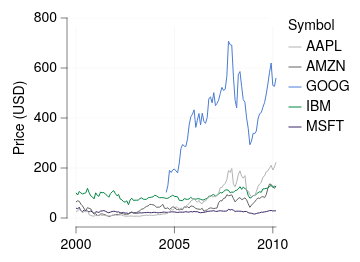

Source (Vega-Lite JSON):
### Vega-Lite specification from a JSON file in a GitHub repository (floating-point values rounded to 4 significant figures; data arrays with more than 128 entries replaced by an {"elided": "..."} marker saying what was removed)
{"background": null, "config": {"arc": {"fill": "#DBDBDB", "fillOpacity": 1.0, "innerRadius": 25.0, "padAngle": 0.03, "stroke": "black", "strokeOpacity": 1, "strokeWidth": 0.25}, "area": {"fill": "#DBDBDB", "fillOpacity": 1.0, "stroke": "black", "strokeOpacity": 1, "strokeWidth": 0.25}, "axis": {"domain": true, "domainCap": "round", "domainColor": "black", "domainWidth": 0.25, "grid": true, "gridCap": "round", "gridColor": "#F1F1F1", "gridDash": [0, 0], "gridOpacity": 1.0, "gridWidth": 0.25, "labelColor": "black", "labelFont": "Helvetica Neue, HelveticaNeue, Helvetica, Arial, sans-serif", "labelFontSize": 7, "labelFontStyle": "normal", "labelFontWeight": 400, "offset": 4.5, "ticks": true, "tickCap": "round", "tickColor": "black", "tickRound": false, "tickSize": 3, "tickWidth": 0.25, "titleColor": "black", "titleFont": "Helvetica Neue, HelveticaNeue, Helvetica, Arial, sans-serif", "titleFontSize": 7, "titleFontStyle": "normal", "titleFontWeight": 400}, "axisX": {"domain": true, "labelAlign": "center", "labelAngle": 0, "labels": true, "ticks": true, "translate": 0}, "axisY": {"domain": true, "labelAlign": "right", "labelAngle": 0, "labels": true, "ticks": true, "translate": 0}, "axisRight": {"domain": true, "labelAlign": "left", "labelAngle": 0, "labels": true, "ticks": true, "translate": 0}, "axisTop": {"domain": true, "labelAlign": "center", "labelAngle": 0, "labels": true, "ticks": true, "translate": 0}, "axisBand": {"tickOffset": 0}, "bar": {"fill": "#DBDBDB", "fillOpacity": 1.0, "stroke": "black", "strokeOpacity": 1, "strokeWidth": 0.25}, "boxplot": {"size": 9.0, "ticks": {"cornerRadius": 0.25, "fill": "black", "opacity": 1, "size": 4.5, "thickness": 0.25}, "box": {"fillOpacity": 1.0, "stroke": "black", "strokeOpacity": 1, "strokeWidth": 0.25}, "median": {"cornerRadius": 0, "fill": "black", "fillOpacity": 1.0, "opacity": 1, "size": 9.0, "thickness": 0.25}, "rule": {"fill": "black", "fillOpacity": 1.0, "size": 10.0, "stroke": "black", "strokeDash": [0, 0], "strokeOpacity": 1, "strokeWidth": 0.25}, "outliers": {"color": "black", "fill": "black", "fillOpacity": 1.0, "size": 0, "stroke": "black", "strokeOpacity": 1, "strokeWidth": 0.25}}, "circle": {"fill": "black", "fillOpacity": 1.0, "size": 1.25, "stroke": null, "strokeOpacity": 1, "strokeWidth": 0.25}, "errorband": {"band": {"fillOpacity": 0.6, "stroke": null, "strokeWidth": 0.25, "strokeOpacity": 1}, "borders": {"opacity": 0, "strokeOpacity": 0.25, "strokeWidth": 1}}, "errorbar": {"opacity": 1, "rule": {"strokeDash": [0, 0], "strokeWidth": 0.25}, "ticks": {"color": "black", "cornerRadius": 0.125, "opacity": 1, "size": 6.0, "thickness": 0.25}, "thickness": 0.25}, "font": "Helvetica Neue, HelveticaNeue, Helvetica, Arial, sans-serif", "geoshape": {"fill": "#DBDBDB", "fillOpacity": 1.0, "stroke": "black", "strokeOpacity": 1, "strokeWidth": 0.25}, "header": {"labelColor": "black", "labelFont": "Helvetica Neue, HelveticaNeue, Helvetica, Arial, sans-serif", "labelFontSize": 7, "labelFontStyle": "normal", "labelFontWeight": 400, "titleColor": "black", "titleFont": "Helvetica Neue, HelveticaNeue, Helvetica, Arial, sans-serif", "titleFontSize": 7, "titleFontStyle": "normal", "titleFontWeight": 400, "titlePadding": 0}, "legend": {"disable": false, "offset": 4.5, "titlePadding": 4, "labelOffset": 2, "gradientLabelOffset": 2, "gradientLength": 50.0, "gradientThickness": 5.0, "gradientOpacity": 1.0, "gradientStrokeColor": "black", "gradientStrokeWidth": 0.25, "labelColor": "black", "labelFont": "Helvetica Neue, HelveticaNeue, Helvetica, Arial, sans-serif", "labelFontSize": 7, "labelFontStyle": "normal", "labelFontWeight": 400, "strokeColor": "black", "strokeWidth": 0, "symbolSize": 42, "symbolStrokeColor": "black", "symbolStrokeWidth": 0.25, "titleColor": "black", "titleFont": "Helvetica Neue, HelveticaNeue, Helvetica, Arial, sans-serif", "titleFontSize": 7, "titleFontStyle": "normal", "titleFontWeight": 400}, "line": {"color": "black", "stroke": "black", "strokeCap": "butt", "strokeDash": [0, 0], "strokeOpacity": 1, "strokeWidth": 0.5}, "point": {"filled": true, "fill": "#DBDBDB", "fillOpacity": 1.0, "size": 5.0, "stroke": "black", "strokeOpacity": 1, "strokeWidth": 0.25}, "range": {"category": ["#B2B2B2", "#636363", "#4A7CD3", "#008542", "#382864", "#509F98", "#284F93", "#005226", "#A398D6", "#173633"], "diverging": {"scheme": ["#443E60", "#5F597E", "#7C759B", "#9994B6", "#B7B4CC", "#D6D5DC", "#F6F6F6", "#D1DAD9", "#A4C2BF", "#7AA9A4", "#578E89", "#37736E", "#1B5954"]}, "heatmap": {"scheme": ["#32022B", "#43044D", "#4C196E", "#4D338C", "#484DA6", "#3A68BB", "#1D83CA", "#1D9CCB", "#23B5C9", "#28CDC5", "#4DE0B4", "#91EE9F"]}, "ordinal": {"scheme": ["#F1F1F1", "#DBDBDB", "#C6C6C6", "#B2B2B2", "#9D9D9D", "#898989", "#767676", "#636363", "#515151", "#404040", "#2F2F2F", "#1F1F1F"]}, "ramp": {"scheme": ["#32022B", "#43044D", "#4C196E", "#4D338C", "#484DA6", "#3A68BB", "#1D83CA", "#1D9CCB", "#23B5C9", "#28CDC5", "#4DE0B4", "#91EE9F"]}}, "rule": {"color": "black", "stroke": "black", "strokeCap": "round", "strokeDash": [2, 2], "strokeOpacity": 1, "strokeWidth": 0.25}, "scale": {"bandPaddingInner": 0.1, "bandPaddingOuter": 0.1, "round": false}, "rect": {"fill": "#DBDBDB", "fillOpacity": 1.0, "stroke": "black", "strokeOpacity": 1, "strokeWidth": 0.25}, "square": {"fill": "#DBDBDB", "fillOpacity": 1.0, "size": 10.0, "stroke": "black", "strokeOpacity": 1, "strokeWidth": 0.25}, "text": {"color": "black", "font": "Helvetica Neue, HelveticaNeue, Helvetica, Arial, sans-serif", "fontSize": 7, "fontStyle": "normal", "fontWeight": 400}, "tick": {"color": "black", "cornerRadius": 0.125, "opacity": 1.0, "size": 9.0, "thickness": 0.25}, "title": {"anchor": "middle", "frame": "group", "color": "black", "font": "Helvetica Neue, HelveticaNeue, Helvetica, Arial, sans-serif", "fontSize": 7, "fontStyle": "normal", "fontWeight": 400, "subtitleColor": "black", "subtitleFont": "Helvetica Neue, HelveticaNeue, Helvetica, Arial, sans-serif", "subtitleFontSize": "Helvetica Neue, HelveticaNeue, Helvetica, Arial, sans-serif", "subtitleFontStyle": "normal", "subtitleFontWeight": 400}, "trail": {"color": "black", "opacity": 1, "size": 0.5}, "view": {"continuousWidth": 100, "continuousHeight": 100, "discreteWidth": 100, "discreteHeight": 100, "fill": null, "stroke": null, "strokeWidth": 0.25}}, "data": {"name": "data-b0fe595546d47c5085f225c35730172c"}, "mark": {"type": "line"}, "encoding": {"color": {"field": "symbol", "title": "Symbol", "type": "nominal"}, "x": {"field": "date", "title": null, "type": "temporal"}, "y": {"field": "price", "title": "Price (USD)", "type": "quantitative"}}, "$schema": "https://vega.github.io/schema/vega-lite/v6.4.1.json", "datasets": {"data-b0fe595546d47c5085f225c35730172c": {"elided": "560 records"}}}
